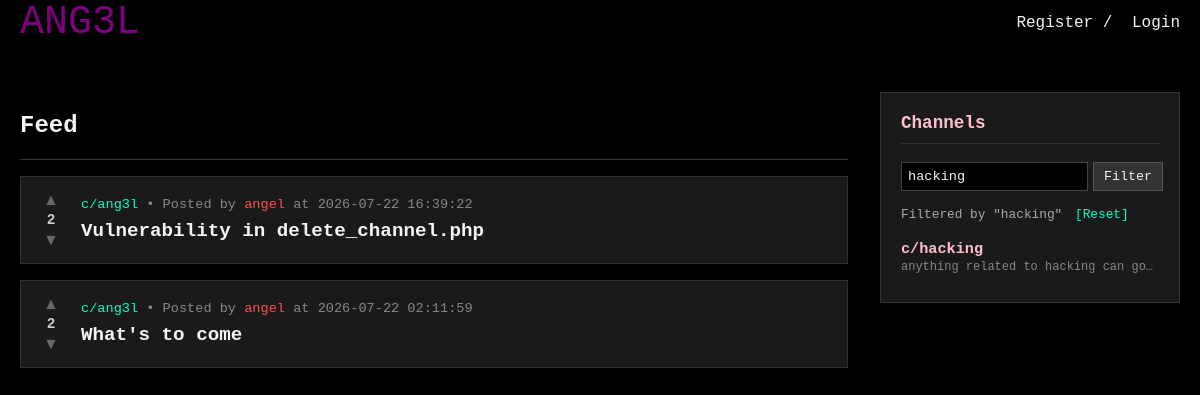
/index.php?c_search=hacking, run on the app's committed database.
### tables this page shows
CREATE TABLE posts (
    id INTEGER PRIMARY KEY AUTOINCREMENT,
    subchannel_id INTEGER NOT NULL,
    user_id INTEGER NOT NULL,
    title TEXT NOT NULL,
    body TEXT NOT NULL,
    votes_count INTEGER DEFAULT 0,
    created_at DATETIME DEFAULT CURRENT_TIMESTAMP,
    FOREIGN KEY (subchannel_id) REFERENCES subchannels(id) ON DELETE CASCADE,
    FOREIGN KEY (user_id) REFERENCES users(id) ON DELETE CASCADE
);

CREATE TABLE subchannels (
    id INTEGER PRIMARY KEY AUTOINCREMENT,
    name TEXT UNIQUE NOT NULL,
    description TEXT,
    created_by INTEGER,
    created_at DATETIME DEFAULT CURRENT_TIMESTAMP,
    FOREIGN KEY (created_by) REFERENCES users(id) ON DELETE SET NULL
);

CREATE TABLE users (
    id INTEGER PRIMARY KEY AUTOINCREMENT,
    username TEXT UNIQUE NOT NULL,
    password_hash TEXT NOT NULL,
    is_admin INTEGER DEFAULT 0,
    created_at DATETIME DEFAULT CURRENT_TIMESTAMP
, role TEXT DEFAULT 'member', karma INTEGER DEFAULT 0);

### db.php (called while the page is built, shortened)
<?php
if (!function_exists('getRoleColor')) {
    function getRoleColor($role) {
        switch ($role) {
            case 'admin': return '#FF4D4D';
        }
    }
}

### public/index.php (the view, shortened to what this page needs)
<?php
require_once __DIR__ . '/../db.php';
$channel_search = trim($_GET['c_search'] ?? '');
if (!empty($channel_search)) {
    $stmt_channels = $db->prepare("SELECT name, description FROM subchannels WHERE name LIKE ? ORDER BY name ASC");
    $stmt_channels->execute(['%' . $channel_search . '%']);
} else {
    $stmt_channels = $db->query("SELECT name, description FROM subchannels ORDER BY name ASC");
}
$channels = $stmt_channels->fetchAll(PDO::FETCH_ASSOC);
$current_logged_in_user = $_SESSION['user_id'] ?? '';
$stmt = $db->prepare("
    SELECT p.*, u.username, u.role, c.name as channel_name,
    (SELECT vote_type FROM votes WHERE user_id = ? AND post_id = p.id) as user_vote
    FROM posts p
    JOIN users u ON p.user_id = u.id
    JOIN subchannels c ON p.subchannel_id = c.id
    ORDER BY p.created_at DESC
    LIMIT 20
");
$stmt->execute([$current_logged_in_user]);
$posts = $stmt->fetchAll(PDO::FETCH_ASSOC);
?>
<!DOCTYPE html>
<html>
<head>
    <link rel="stylesheet" type="text/css" href="/css/header.css">
    <link rel="stylesheet" type="text/css" href="/css/index.css">
</head>
<body>
    <?php include __DIR__ . '/../includes/header.php'; ?>
    <div class="wrapper">
        <div class="feed-container">
            <h2>Feed</h2>
            <hr style="border: 0; border-top: 1px solid #333; margin: 1rem 0;">
            <?php if (empty($posts)): ?>
                <p style="color: gray;">No posts found yet. Be the first to post!</p>
            <?php else: ?>
                <?php foreach ($posts as $post): ?>
                    <div class="post-card" data-post-id="<?php echo $post['id']; ?>">
                        <div class="vote-section">
                            <button class="vote-btn upvote <?php echo ($post['user_vote'] == 1) ? 'active' : ''; ?>" onclick="castVote('<?php echo $post['id']; ?>', 1)">▲</button>
                            <span class="vote-count" id="vote-count-<?php echo $post['id']; ?>"><?php echo $post['votes_count']; ?></span>
                            <button class="vote-btn downvote <?php echo ($post['user_vote'] == -1) ? 'active' : ''; ?>" onclick="castVote('<?php echo $post['id']; ?>', -1)">▼</button>
                        </div>
                        <div class="post-content">
                            <div class="meta">
                                <a class="channel-link" href="/c/<?php echo htmlspecialchars($post['channel_name'], ENT_QUOTES, 'UTF-8'); ?>">c/<?php echo htmlspecialchars($post['channel_name'], ENT_QUOTES, 'UTF-8'); ?></a>
                                • Posted by
                                <a href="/u/<?php echo htmlspecialchars($post['username'], ENT_QUOTES, 'UTF-8'); ?>" style="color: <?php echo getRoleColor($post['role']); ?>; text-decoration: none;">
                                    <?php echo htmlspecialchars($post['username'], ENT_QUOTES, 'UTF-8'); ?>
                                </a>
                                at <?php echo $post['created_at']; ?>
                            </div>
                            <a class="post-title" href="/post.php?id=<?php echo $post['id']; ?>"><?php echo htmlspecialchars($post['title'], ENT_QUOTES, 'UTF-8'); ?></a>
                        </div>
                    </div>
                <?php endforeach; ?>
            <?php endif; ?>
        </div>
        <div class="sidebar">
            <h3>Channels</h3>
            <form method="GET" action="index.php">
                <input type="text" name="c_search" placeholder="Search channels..." value="<?php echo htmlspecialchars($channel_search, ENT_QUOTES, 'UTF-8'); ?>">
                <button type="submit">Filter</button>
            </form>
            <?php if (!empty($channel_search)): ?>
                <div style="font-size: 0.8rem; margin-bottom: 10px; color: #aaa;">
                    Filtered by "<?php echo htmlspecialchars($channel_search, ENT_QUOTES, 'UTF-8'); ?>"
                    <a href="index.php" style="color: #00ffcc; text-decoration: none; margin-left: 5px;">[Reset]</a>
                </div>
            <?php endif; ?>
            <ul class="channel-list">
                <?php if (empty($channels)): ?>
                    <li style="color: gray; font-size: 0.85rem; text-align: center; padding: 10px 0;">No channels found.</li>
                <?php else: ?>
                    <?php foreach ($channels as $chan): ?>
                        <li>
                            <a class="sidebar-c-link" href="/c/<?php echo htmlspecialchars($chan['name'], ENT_QUOTES, 'UTF-8'); ?>">c/<?php echo htmlspecialchars($chan['name'], ENT_QUOTES, 'UTF-8'); ?></a>
                            <?php if (!empty($chan['description'])): ?>
                                <p class="channel-desc"><?php echo htmlspecialchars($chan['description'], ENT_QUOTES, 'UTF-8'); ?></p>
                            <?php endif; ?>
                        </li>
                    <?php endforeach; ?>
                <?php endif; ?>
            </ul>
        </div>
    </div>
</body>
</html>

### public/css/header.css (style rules this page uses)
body { background-color: rgb(0, 0, 0); margin: 0; }
a { color: whitesmoke; text-decoration: none; }

### public/css/index.css (style rules this page uses)
body { background: #000000; color: whitesmoke; font-family: "JetBrainsMono NF", monospace; margin: 0; padding-top: 60px; }
.wrapper { width: 100%; max-width: none; margin: 0; padding: 2rem 20px; display: grid; grid-template-columns: 1fr 300px; gap: 2rem; align-items: start; box-sizing: border-box; }
.feed-container { background: transparent; width: 100%; min-width: 0; margin: 0; padding: 0; }
.post-card { display: flex; gap: 15px; background: #1a1a1a; border: 1px solid #333; padding: 15px; margin-bottom: 1rem; align-items: center; }
.post-title { color: whitesmoke; text-decoration: none; font-size: 1.2rem; font-weight: bold; word-break: break-word; }
.meta { font-size: 0.85rem; color: #888; margin-bottom: 8px; }
.channel-link { color: #00ffcc; text-decoration: none; }
.vote-section { display: flex; flex-direction: column; align-items: center; min-width: 30px; }
.vote-btn { background: none; border: none; color: #666; cursor: pointer; font-size: 1rem; padding: 0; line-height: 1; }
.vote-count { font-size: 0.9rem; font-weight: bold; color: #ccc; margin: 4px 0; }
.post-content { flex: 1; min-width: 0; }
.sidebar { background: #1a1a1a; border: 1px solid #333; padding: 20px; position: sticky; top: 80px; }
.sidebar h3 { margin-top: 0; color: pink; font-size: 1.1rem; border-bottom: 1px solid #333; padding-bottom: 10px; }
.sidebar form { display: flex; gap: 5px; margin-bottom: 1rem; }
.sidebar input[type="text"] { flex: 1; background: #000; color: whitesmoke; border: 1px solid #444; padding: 6px; font-family: inherit; font-size: 0.85rem; }
.sidebar button { background: #333; color: whitesmoke; border: 1px solid #555; padding: 6px 10px; cursor: pointer; font-family: inherit; }
.channel-list { list-style: none; padding: 0; margin: 0; max-height: 400px; overflow-y: auto; }
.channel-list li { padding: 8px 0; border-bottom: 1px solid #222; }
.channel-list li:last-child { border-bottom: none; }
.sidebar-c-link { color: pink; text-decoration: none; font-weight: bold; font-size: 0.95rem; display: block; }
.channel-desc { font-size: 0.75rem; color: #888; margin: 2px 0 0 0; white-space: nowrap; overflow: hidden; text-overflow: ellipsis; }

### data on the page
posts: votes_count "2", subchannel.name "ang3l", user.username "angel", created_at "2026-07-22 16:39:22", title "Vulnerability in delete_channel.php"
posts: votes_count "2", subchannel.name "ang3l", user.username "angel", created_at "2026-07-22 02:11:59", title "What's to come"
subchannels: name "hacking", description "anything related to hacking can go…"

### other printed values
$channel_search "hacking"
